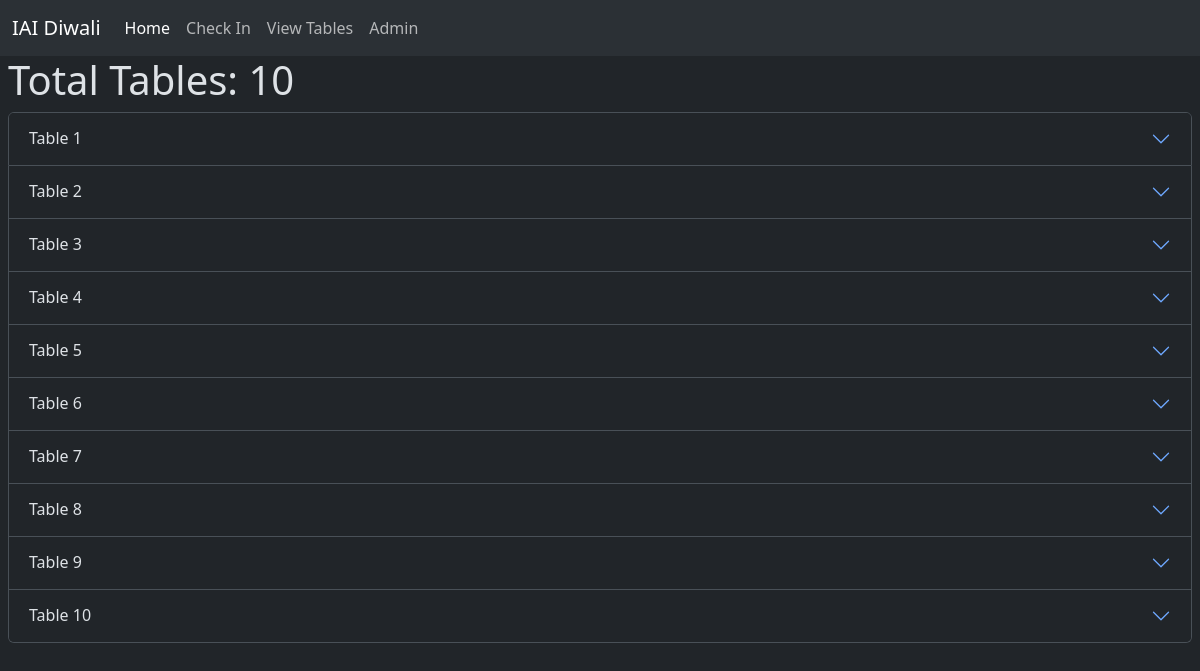
/view, run on the app's committed database.
### tables this page shows
CREATE TABLE tables (
    id INTEGER PRIMARY KEY AUTOINCREMENT,
    tableNum INTEGER NOT NULL,
    totalSeats INTEGER DEFAULT 10,
    people TEXT DEFAULT "",
    arrived TEXT DEFAULT ""
);

### app.py (the view, shortened to what this page needs)
@app.route("/view", methods=["GET","POST"])
def view():
    tableInfo = q.get_table_info()
    tableCount = q.get_table_count()
    for i in tableInfo:
        i["people"] = list(i["people"].split(","))
        i["arrived"] = list(i["arrived"].split(","))
        if i["people"][0] == "":
            del i["people"][0]
    try:
        return render_template("view.html", tableInfo=tableInfo, tableCount=tableCount, focusNum = focusNum)
    except:
        return render_template("view.html", tableInfo=tableInfo, tableCount=tableCount)

### queries.py (called while the page is built)
def get_table_info():
    sql = """SELECT * FROM tables ORDER BY tableNum"""
    return db.execute(sql)

def get_table_count():
    sql = """SELECT COUNT(DISTINCT tableNum) FROM tables"""
    return db.execute(sql)[0]["COUNT(DISTINCT tableNum)"]

### templates/view.html (shortened to what this page needs)
{% extends "base.html" %}
{% block content %}
<h1>Total Tables: {{ tableCount }}</h1>
<div class="accordion" id="accordionExample">
    {% for table in tableInfo %}
            <div class="accordion-item">
                <h2 class="accordion-header">
                    <button class="accordion-button {% if focusNum != table.id %}collapsed{% endif %}" type="button" data-bs-toggle="collapse" data-bs-target="#collapse{{ table.id }}" aria-expanded="false" aria-controls="collapse{{ table.id }}">
                        Table {{ table.tableNum }}
                    </button>
                </h2>
            </div>
            {% endfor %}
</div>
{% endblock %}

### data on the page
tables: tableNum "1"
tables: tableNum "2"
tables: tableNum "3"
tables: tableNum "4"
tables: tableNum "5"
tables: tableNum "6"
tables: tableNum "7"
tables: tableNum "8"
tables: tableNum "9"
tables: tableNum "10"

### other printed values
{{ tableCount }} "10"
